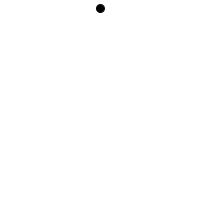
Frame 1 (no input)
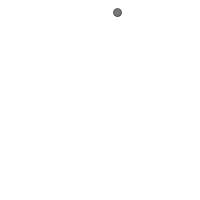
Frame 60 (the mouse pressed at the canvas centre just before this capture)
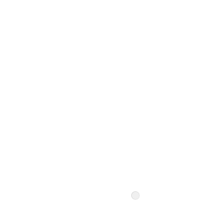
Frame 120 (the mouse held since frame 60 and released just before this capture)

The Processing sketch that drew these frames (run headless with seeded random() and noise(); from frame 60 on, the mouse is pressed at the canvas centre):

// Processing sketch: four_point_one_simple_particle
// ── four_point_one_simple_particle.pde
class Particle  {
  PVector location;
  PVector velocity;
  PVector acceleration;
  float lifespan;
  
  Particle(PVector l) {
    location = l.get();
    acceleration = new PVector(0, 0.05);
    velocity = new PVector(random(-1,1), random(-2, 0));
    lifespan = 255;
  }
  
  void update() {
    velocity.add(acceleration);
    location.add(velocity);
    lifespan -= 2.0;
  }
  
  void display() {
    stroke(0, lifespan);
    fill(0, lifespan); // assigns lifespan to alpha as its scales from 255 - 0. casues it to fade from screne
    ellipse(location.x, location.y, 8, 8);
  }
  
  void run() {
    update();
    display();
  }
  
  boolean isDead() {
    if(lifespan < 0.0)
      return true;
    else
      return false;
  }
}

Particle p;

void setup() {
  size(200,200);
  p = new Particle(new PVector(width/2, 10));
  smooth();
}

void draw() {
  background(255);
  p.run();
  if(p.isDead()) {
    println("Particle Dead");
  }
}
